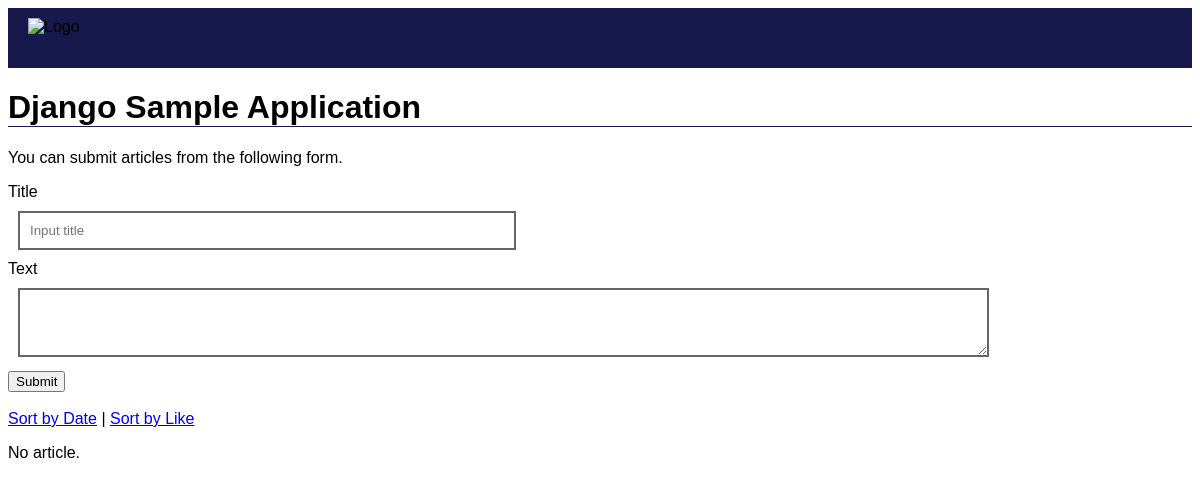
The app's page /, older data.
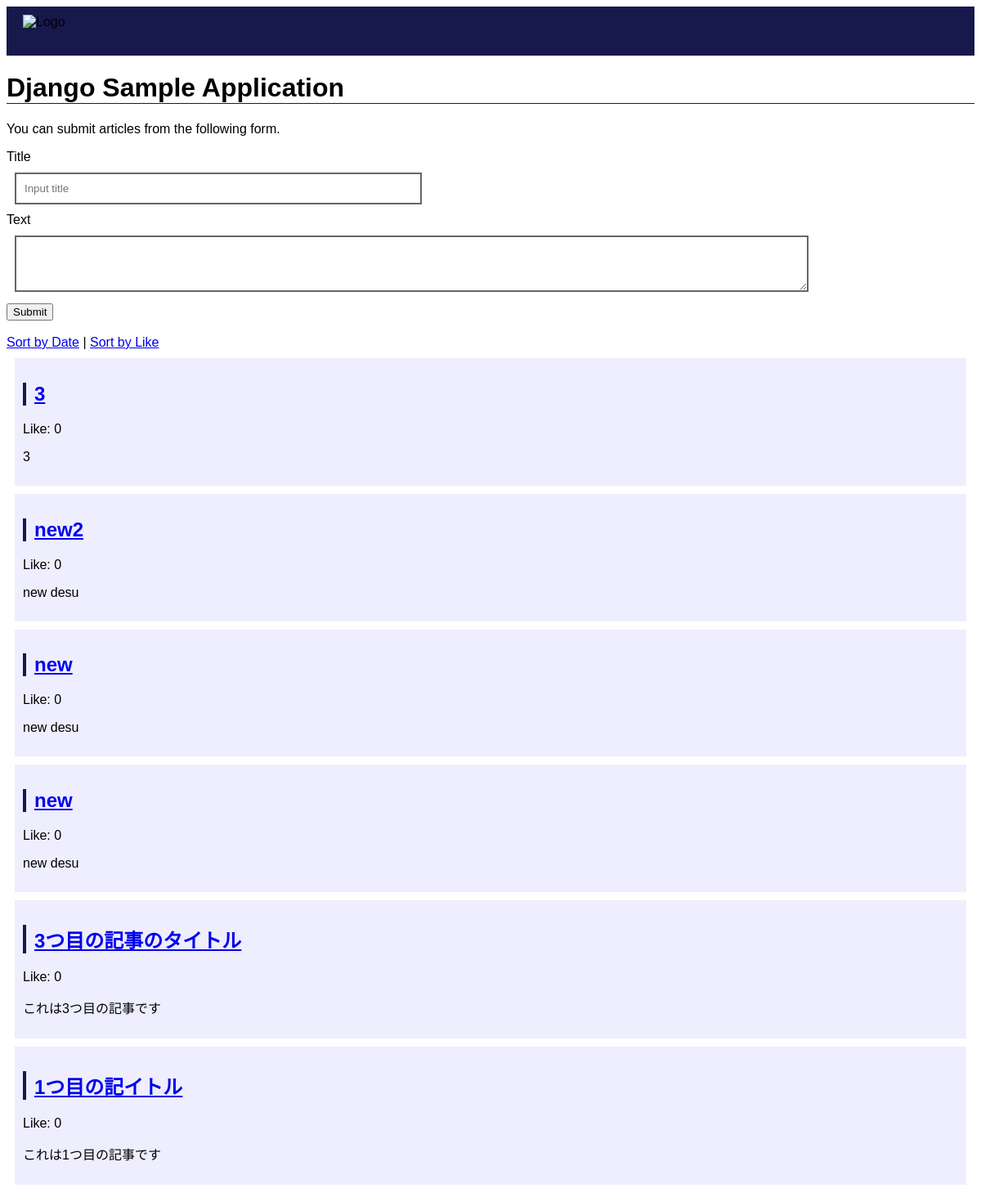
The same page, newer data.
### blog/models.py (models this page shows, shortened)
class Article(models.Model):
    title = models.CharField(max_length=200)
    body = models.TextField()
    posted_at = models.DateTimeField(default=timezone.now)
    published_at = models.DateTimeField(blank=True, null=True)
    like = models.IntegerField(default=0)

### blog/views.py (the view)
# urls.py: path("", views.index, name="index"),
def index(request):
    if request.method == "POST":
        article = Article(title=request.POST["title"], body=request.POST["text"])
        article.save()
        return redirect(detail, article.id)
    if "sort" in request.GET:
        if request.GET["sort"] == "like":
            articles = Article.objects.order_by("-like")
        else:
            articles = Article.objects.order_by("-posted_at")
    else:
        articles = Article.objects.order_by("-posted_at")
    context = {
        "articles": articles,
    }
    return render(request, "blog/index.html", context)

### blog/templates/blog/index.html (shortened to what this page needs)
{% load static %}
<!DOCTYPE html>
<html>
  <head>
    <link href="{% static 'blog/css/defaul.css' %}" rel="stylesheet" />
  </head>
  <body>
    <div id="header">
      <img src="{% static 'blog/img/iniad.png' %}" alt="Logo" />
    </div>
    <h1>Django Sample Application</h1>
    <p>You can submit articles from the following form.</p>
    <form action="{% url 'index' %}" method="post">
      <div>
        <label for="titleInput">Title</label><br />
        <input
          id="titleInput"
          name="title"
          type="text"
          placeholder="Input title"
        />
      </div>
      <div>
        <label for="textInput">Text</label><br />
        <textarea id="textInput" name="text" rows="3"></textarea>
      </div>
      <div>
        <button type="submit">Submit</button>
      </div>
    </form>
    <br />
    <div>
      <a href="{% url 'index' %}?sort=date">Sort by Date</a> |
      <a href="{% url 'index' %}?sort=like">Sort by Like</a>
    </div>
    {% if articles %} {% for article in articles %}
    <div class="text">
      <h2>
        <a href="{% url 'detail' article.id %}">{{ article.title }}</a>
      </h2>
      <div>
        <a onclick="like({{ article.id }});">
          Like: <span id="like{{article.id}}">{{ article.like }}</span></a
        >
      </div>
      <div>{{ article.body | linebreaks }}</div>
    </div>
    {% endfor %} {% else %}
    <p>No article.</p>
    {% endif %}
  </body>
</html>

### blog/static/blog/css/defaul.css (style rules this page uses)
body { font-family: sans-serif; }
h1 { border-bottom: solid 1px #17194c; }
h2 { padding: 0px 10px 0px 10px; border-left: solid 4px #17194c; }
#header { background-color: #17194c; padding: 10px 20px 10px 20px; height: 40px; }
#header img { height: 100%; }
#titleInput { margin: 10px; padding: 10px; border: solid 2px#666666; width: 40%; }
#textInput { margin: 10px; padding: 10px; border: solid 2px#666666; width: 80%; }
.text { margin: 10px; padding: 10px; background-color: #eeeeff; }

Row changes from the older to the newer data that the page shows:
added Article: title "3", like "0", body "3"
added Article: title "new2", like "0", body "new desu"
added Article: title "new", like "0", body "new desu"
added Article: title "new", like "0", body "new desu"
added Article: title "3つ目の記事のタイトル", like "0", body "これは3つ目の記事です"
added Article: title "1つ目の記イトル", like "0", body "これは1つ目の記事です"
Text that changed along with them:
text no longer shown: "No article."
